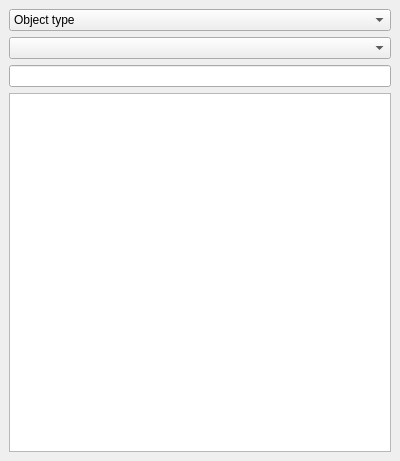
<?xml version="1.0" encoding="UTF-8"?>
<ui version="4.0">
 <class>SearchDock</class>
 <widget class="QDockWidget" name="SearchDock">
  <property name="geometry">
   <rect>
    <x>0</x>
    <y>0</y>
    <width>400</width>
    <height>461</height>
   </rect>
  </property>
  <property name="windowTitle">
   <string>Search</string>
  </property>
  <widget class="QWidget" name="dockWidgetContents">
   <property name="sizePolicy">
    <sizepolicy hsizetype="Preferred" vsizetype="Preferred">
     <horstretch>0</horstretch>
     <verstretch>0</verstretch>
    </sizepolicy>
   </property>
   <layout class="QVBoxLayout" name="verticalLayout">
    <item>
     <widget class="QComboBox" name="combo1">
      <item>
       <property name="text">
        <string>Object type</string>
       </property>
      </item>
      <item>
       <property name="text">
        <string>Lot file name</string>
       </property>
      </item>
     </widget>
    </item>
    <item>
     <widget class="QComboBox" name="combo2"/>
    </item>
    <item>
     <widget class="QLineEdit" name="lineEdit">
      <property name="clearButtonEnabled">
       <bool>true</bool>
      </property>
     </widget>
    </item>
    <item>
     <widget class="QListWidget" name="listWidget"/>
    </item>
   </layout>
  </widget>
 </widget>
 <resources/>
 <connections/>
</ui>
